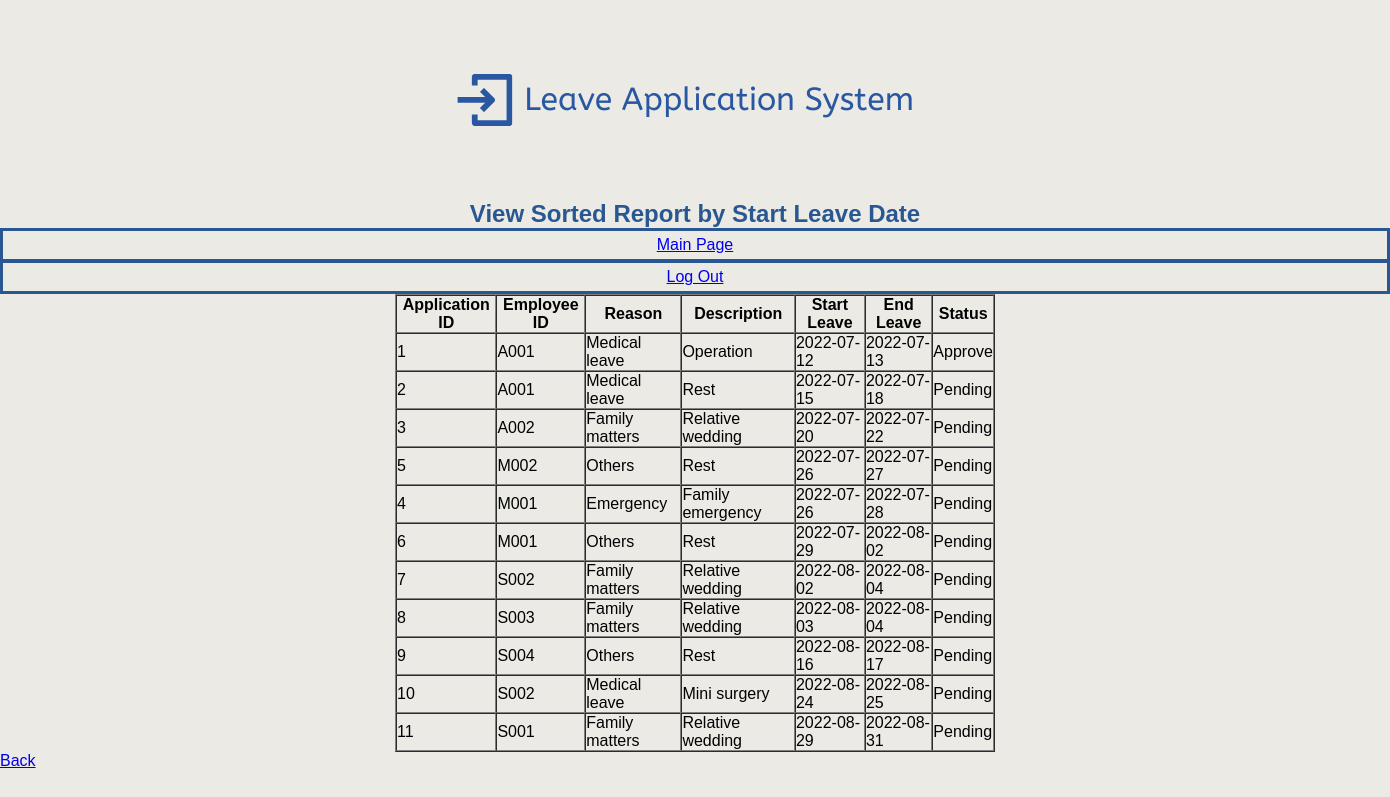
/view_sort_date.php (signed in), run on the app's committed database.
### tables this page shows
CREATE TABLE `leaveapplication` (
  `applicationID` int(6) NOT NULL,
  `empID` varchar(5) DEFAULT NULL,
  `status` varchar(10) DEFAULT NULL,
  `reason` varchar(50) DEFAULT NULL,
  `description` varchar(100) DEFAULT NULL
);

CREATE TABLE `dateleave` (
  `applicationID` int(6) NOT NULL,
  `startLeave` date DEFAULT NULL,
  `endLeave` date DEFAULT NULL
);

### view_sort_date.php (the view, shortened to what this page needs)
<html>
	<head>
        <link rel="stylesheet" href="layout.css">
    <head>
    <body>
    <div class = header>
            <img src ="header.png" />
            <h2>View Sorted Report by Start Leave Date</h2>
        <div id="rpt">
        <?php if ($_SESSION["LEVEL"] == 1 || $_SESSION["LEVEL"] == 2) {?>
		<?php
            require("config.php");
            $sql = "SELECT a.*, d.*
                    FROM LeaveApplication a JOIN DateLeave d
                    ON a.applicationID = d.applicationID
                    ORDER BY d.startLeave;";
            $result = mysqli_query($conn, $sql);
            $count = 1;
            if (mysqli_num_rows($result) > 0) {
        ?>
		<table width="600" border="1" cellspacing="0" cellpadding="3">
		<tr>
            <td align="center"><strong>Application ID</strong></td>
            <td align="center"><strong>Employee ID</strong></td>
            <td align="center"><strong>Reason</strong></td>
            <td align="center"><strong>Description</strong></td>
            <td align="center"><strong>Start Leave</strong></td>
            <td align="center"><strong>End Leave</strong></td>
            <td align="center"><strong>Status</strong></td>
	 	</tr>
        <?php
			while($rows = mysqli_fetch_assoc($result)) {
		?>
        <?php
			if ($count == 1) {
		?>
        <div id="btn">
        <div id="mainhp"><a href="main.php?empID=<?php echo $rows['empID']; ?>">Main Page</a></div>
		<div id="logouthp"><a href="logout.php">Log Out</a> <?php } $count += 1?></div>
        </div>
        <tr>
			<td><?php echo $rows['applicationID']; ?></td>
			<td><?php echo $rows['empID']; ?></td>
			<td><?php echo $rows['reason']; ?></td>
            <td><?php echo $rows['description']; ?></td>
			<td><?php echo $rows['startLeave']; ?></td>
			<td><?php echo $rows['endLeave']; ?></td>
            <td><?php echo $rows['status']; ?></td>
        </tr>
		<?php } }
            else {
                echo "<h3>There are no records to show</h3>";
            }
	    ?>
        <a href="view_report.php">Back</a>
        <?php
        } ?>
        </body>
</html>

### layout.css (style rules this page uses)
* { margin: 0; padding: 0; box-sizing: border-box; font-family:sans-serif; }
body { background-color: #ebeae5; }
#btn { background-color: #ebeae5; border: solid 1.5px #295792; }
#mainhp, #logouthp { background-color: #ebeae5; border: solid 2px #295792; padding: 5px; text-align: center; font-family:sans-serif; color: #295792; text-decoration: none; }
.header { background-color: #ebeae5; }
img { margin: 0px 390px; }
h2 { color: #295792; text-align: center; }
table { margin: auto; }

### data on the page
leaveapplication: dateleave.applicationID "1", empID "A001", reason "Medical leave", description "Operation", dateleave.startLeave "2022-07-12", dateleave.endLeave "2022-07-13", status "Approve"
leaveapplication: dateleave.applicationID "2", empID "A001", reason "Medical leave", description "Rest", dateleave.startLeave "2022-07-15", dateleave.endLeave "2022-07-18", status "Pending"
leaveapplication: dateleave.applicationID "3", empID "A002", reason "Family matters", description "Relative wedding", dateleave.startLeave "2022-07-20", dateleave.endLeave "2022-07-22", status "Pending"
leaveapplication: dateleave.applicationID "5", empID "M002", reason "Others", description "Rest", dateleave.startLeave "2022-07-26", dateleave.endLeave "2022-07-27", status "Pending"
leaveapplication: dateleave.applicationID "4", empID "M001", reason "Emergency", description "Family emergency", dateleave.startLeave "2022-07-26", dateleave.endLeave "2022-07-28", status "Pending"
leaveapplication: dateleave.applicationID "6", empID "M001", reason "Others", description "Rest", dateleave.startLeave "2022-07-29", dateleave.endLeave "2022-08-02", status "Pending"
leaveapplication: dateleave.applicationID "7", empID "S002", reason "Family matters", description "Relative wedding", dateleave.startLeave "2022-08-02", dateleave.endLeave "2022-08-04", status "Pending"
leaveapplication: dateleave.applicationID "8", empID "S003", reason "Family matters", description "Relative wedding", dateleave.startLeave "2022-08-03", dateleave.endLeave "2022-08-04", status "Pending"
leaveapplication: dateleave.applicationID "9", empID "S004", reason "Others", description "Rest", dateleave.startLeave "2022-08-16", dateleave.endLeave "2022-08-17", status "Pending"
leaveapplication: dateleave.applicationID "10", empID "S002", reason "Medical leave", description "Mini surgery", dateleave.startLeave "2022-08-24", dateleave.endLeave "2022-08-25", status "Pending"
leaveapplication: dateleave.applicationID "11", empID "S001", reason "Family matters", description "Relative wedding", dateleave.startLeave "2022-08-29", dateleave.endLeave "2022-08-31", status "Pending"
